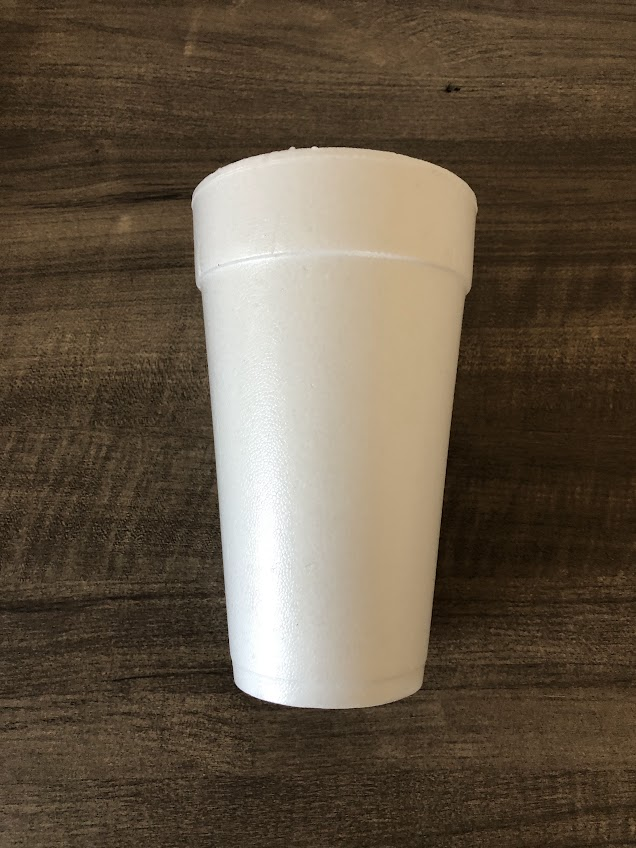
#> input picture images/template.jpg, 636 x 848 px, given in place of the camera
$ python multiCameraView.py   (older library calls are emulated)
#> lines starting #> are read from the running program, lines starting #| are printed output that depends on the picture; after the words box and inside, x2 and y2 are one past the last pixel; in counts of white or black regions, pixels touching at a corner belong together
# Erik Sarkinen
# Multi-Camera Viewer

import cv2
import numpy as np
import sys
import math
from collections import deque

def task4():
    # Define camera indices for the 3 cameras
    # NOTE: This script must be run ON the Raspberry Pi to see the Pi's cameras.
    # If run on a PC, it will access the PC's webcams.

    # Scan for available cameras (indices 0-9)
    camera_indices = []
    print("Scanning for cameras...")
    for i in range(10):
        # Use DirectShow on Windows for better webcam compatibility
        backend = cv2.CAP_V4L2 if sys.platform.startswith('linux') else cv2.CAP_DSHOW
        temp_cap = cv2.VideoCapture(i, backend)
        if temp_cap.isOpened():
            # Set MJPG to ensure we can read a frame without bandwidth issues
            temp_cap.set(cv2.CAP_PROP_FOURCC, cv2.VideoWriter_fourcc('M', 'J', 'P', 'G'))
            ret, _ = temp_cap.read()
            if ret:
                print(f"Found camera at index {i}")
                camera_indices.append(i)
            temp_cap.release()
        if len(camera_indices) >= 3:
            break

    if not camera_indices:
        print("Error: No cameras detected. Check USB connections, Windows Camera Privacy settings, or if another app is using them.")
        sys.exit(1)

    # Define labels for specific camera indices to differentiate them
    camera_labels = {
        1: "Left",
        3: "Right"
    }

    # Find the list indices corresponding to the left and right cameras (or first two available)
    left_cam_idx = -1
    right_cam_idx = -1

    # Map hardware indices to list indices
    hw_idx_to_list_idx = {hw_idx: i for i, hw_idx in enumerate(camera_indices)}

    if 1 in hw_idx_to_list_idx and 3 in hw_idx_to_list_idx:
        left_cam_idx = hw_idx_to_list_idx[1]
        right_cam_idx = hw_idx_to_list_idx[3]
    elif len(camera_indices) >= 2:
        # Fallback to first two cameras found if 1 and 3 are not available
        left_cam_idx = 0
        right_cam_idx = 1
        print(f"Cameras 1 and 3 not found together. Using indices {camera_indices[0]} and {camera_indices[1]} for stereo matching.")

    caps = []

    # Open video capture for each camera
    for index in camera_indices:
        # Force V4L2 backend on Linux to avoid GStreamer errors with USB cameras on Pi.
        # Use DirectShow on Windows for better webcam compatibility.
        backend = cv2.CAP_V4L2 if sys.platform.startswith('linux') else cv2.CAP_DSHOW
        cap = cv2.VideoCapture(index, backend)
        # Set MJPG to save USB bandwidth
        cap.set(cv2.CAP_PROP_FOURCC, cv2.VideoWriter_fourcc('M', 'J', 'P', 'G'))
        # Set a reasonable resolution for display to fit all on screen
        cap.set(cv2.CAP_PROP_FRAME_WIDTH, 480)
        cap.set(cv2.CAP_PROP_FRAME_HEIGHT, 360)
        if cap.isOpened():
            print(f"Camera {index} opened successfully.")
        else:
            print(f"Warning: Camera {index} failed to open. Is another process (like robotMain) using it?")
        caps.append(cap)

    print("Press 'q' to quit.")
    # Create a window and move it to the top-left corner (0,0)
    cv2.namedWindow("Multi-Camera View", cv2.WINDOW_AUTOSIZE)
    cv2.moveWindow("Multi-Camera View", 0, 0)

    # --- Stereo Rectification Setup ---
    # NOTE: Update the remaining fx, fy, Cy, R, and T values with the output from calib.py
    rectify_size = (480, 360)

    # Intrinsic matrices dynamically scaled for the 480x360 resolution.
    # Assuming original calibration was at 1280x720 yielding fx=1200:
    # 1200 * (480 / 1280) = 450 pixels.
    K_left = np.array([[450.0, 0.0, 240.0],
                       [0.0, 450.0, 180.0],
                       [0.0, 0.0, 1.0]], dtype=np.float64)
    D_left = np.zeros(5, dtype=np.float64)

    K_right = np.array([[450.0, 0.0, 240.0],
                        [0.0, 450.0, 180.0],
                        [0.0, 0.0, 1.0]], dtype=np.float64)
    D_right = np.zeros(5, dtype=np.float64)

    # Extrinsic parameters (Rotation and Translation between the two cameras)
    # Cameras are parallel (R = Identity). Camera1 is 14.6 cm to the right of Camera0.
    R_ext = np.eye(3, dtype=np.float64)
    T_ext = np.array([[14.6], [0.0], [0.0]], dtype=np.float64)

    R1, R2, P1, P2, Q, _, _ = cv2.stereoRectify(
        K_left, D_left, K_right, D_right, rectify_size, R_ext, T_ext
    )

    left_map1, left_map2 = cv2.initUndistortRectifyMap(K_left, D_left, R1, P1, rectify_size, cv2.CV_16SC2)
    right_map1, right_map2 = cv2.initUndistortRectifyMap(K_right, D_right, R2, P2, rectify_size, cv2.CV_16SC2)
    # ----------------------------------

    misc_deque = deque(maxlen=20)
    while True:
        frames = []
        gray_frames = {}

        for i, cap in enumerate(caps):
            if cap.isOpened():
                ret, frame = cap.read()
                if ret:
                    # Resize frame to ensure they match for stacking
                    # (480, 360) matches the set resolution (1.5x of 320x240)
                    frame = cv2.resize(frame, (480, 360))

                    # Apply stereo rectification mapping
                    if i == left_cam_idx:
                        frame = cv2.remap(frame, left_map1, left_map2, cv2.INTER_LINEAR)
                    elif i == right_cam_idx:
                        frame = cv2.remap(frame, right_map1, right_map2, cv2.INTER_LINEAR)

                    # Prepare gray image
                    gray = cv2.cvtColor(frame, cv2.COLOR_BGR2GRAY)

                    # If left or right camera, save clean gray copy for matching
                    if i == left_cam_idx or i == right_cam_idx:
                        gray_frames[i] = gray.copy()

                    # Add label
                    idx = camera_indices[i]
                    label = camera_labels.get(idx, f"Cam {idx}")
                    cv2.putText(frame, label, (10, 30), cv2.FONT_HERSHEY_SIMPLEX,
                                1, (0, 255, 0), 2)
                    frames.append(frame)
                else:
                    # Frame read failed
                    blank = np.zeros((360, 480, 3), dtype=np.uint8)
                    cv2.putText(blank, f"No Signal {i}", (10, 120), cv2.FONT_HERSHEY_SIMPLEX,
                                0.8, (0, 0, 255), 2)
                    frames.append(blank)
            else:
                # Camera not opened
                blank = np.zeros((360, 480, 3), dtype=np.uint8)
                cv2.putText(blank, f"Cam {i} Error", (10, 120), cv2.FONT_HERSHEY_SIMPLEX,
                            0.8, (0, 0, 255), 2)
                frames.append(blank)
#> this loop made 3 passes
#> pass 1, in task4, `frame = cv2.resize(frame, (480, 360))`:
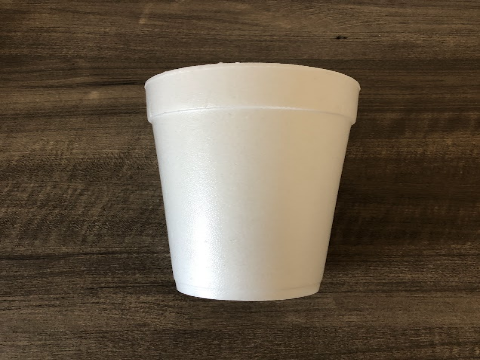
#> frame: shape (360, 480, 3); mean B, G, R 68.4, 85.7, 99.5
#> pass 1, in task4, `gray = cv2.cvtColor(frame, cv2.COLOR_BGR2GRAY)`:
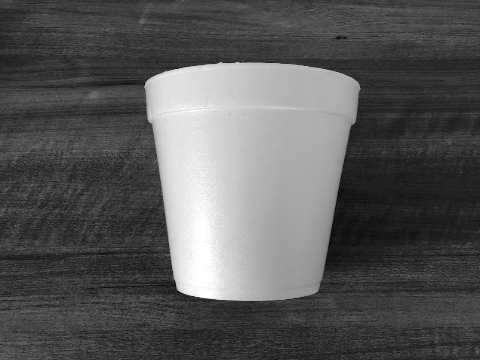
#> gray: shape (360, 480); min 4, max 255, mean 87.9
#> after the loop, frames = 3 items; gray_frames = 2 items

        # Concatenate frames horizontally
        if frames:
            combined_image = np.hstack(frames)
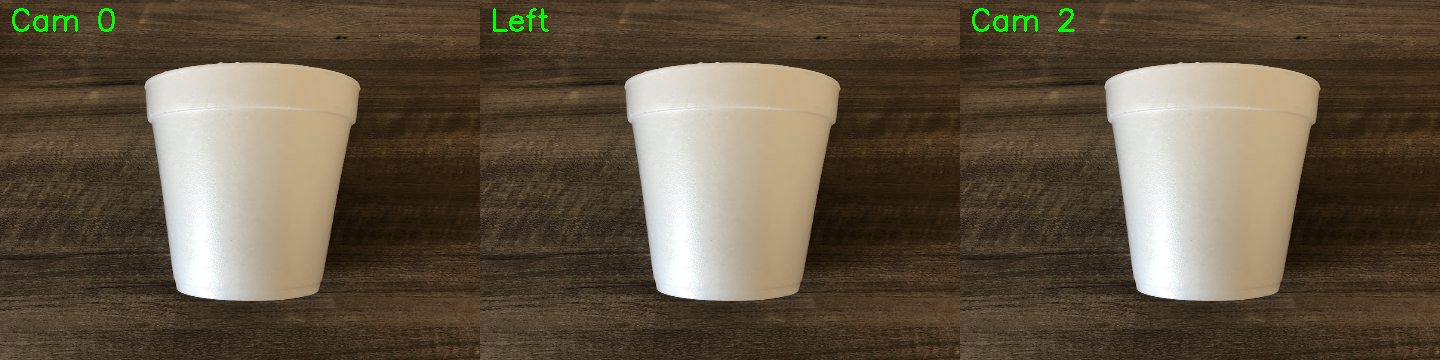
#> combined_image: shape (360, 1440, 3); mean of channels 0, 1, 2 68.2, 86.4, 99.2; drawn as B, G, R
              # --- Feature Matching Visualization ---
            match_vis_img = None
            if left_cam_idx != -1 and right_cam_idx != -1 and left_cam_idx in gray_frames and right_cam_idx in gray_frames:
                img_left_gray = gray_frames[left_cam_idx]
                img_right_gray = gray_frames[right_cam_idx]

                # Find matches on clean grayscale images before drawing on them
                sx1, sx2, _, _, _ = find_match(img_left_gray, img_right_gray, show_window=False)
#> in find_match, `keypoints1, descriptors1 = sift.detectAndCompute(img1, None)`: keypoints1 = 100 keypoints; strongest (x, y, size): (233, 169, 131.2), (205, 263, 50.7), (198, 299, 3.3), (327, 99, 43.5)
#> in find_match, `keypoints2, descriptors2 = sift.detectAndCompute(img2, None)`: keypoints2 has the same summary as keypoints1
#> in find_match, `matches = bf.knnMatch(descriptors1, descriptors2, k=2)`: matches = 100 matches
#> the loop in find_match, `for match in matches:` made 100 passes
#> after the loop in find_match, `for match in matches:`: x1 = 100 pairs, first value 3.16 to 455.7, second value 21.09 to 349.6; x2 has the same summary as x1
#> in find_match, `x_array1 = np.array(x1)`: x_array1 has the same summary as x1
#> in find_match, `x_array2 = np.array(x2)`: x_array2 has the same summary as x1
#> sx1 has the same summary as x1 in find_match; sx2 has the same summary as x1 in find_match
                x1 = sx1
                x2 = sx2
#> x2 has the same summary as x1 in find_match

                Z_text = ""
                if len(x1) > 0:
                    disparities = np.abs(x1[:, 0] - x2[:, 0])
#> disparities = 100 values from 0 to 0
                    avg_disparity = np.mean(disparities)
#> avg_disparity = 0
                    print(f"Average Disparity: {avg_disparity:.2f} pixels")
#| Average Disparity: 0.00 pixels

                    if avg_disparity > 0:
                        # Z = (scaled_focal_length * baseline_meters) / disparity
                        Z = (450.0 * 0.146) / avg_disparity
                        print(f"Z = {Z:.6f}")
                        # Convert meters to inches
                        Z_inches = Z * 39.3701
                        Z_text = f"{Z_inches:.1f} in."

                # --- Prepare visualization images with contours ---
                # Convert to BGR to draw color contours
                vis_img_left = cv2.cvtColor(img_left_gray, cv2.COLOR_GRAY2BGR)
                vis_img_right = cv2.cvtColor(img_right_gray, cv2.COLOR_GRAY2BGR)

                # --- Distance Window ---
                depth_img = np.ones((200, 600, 3), dtype=np.uint8) * 255 # Plain white background
                if Z_text:
                    cv2.putText(depth_img, Z_text, (30, 130), cv2.FONT_HERSHEY_SIMPLEX, 4.0, (0, 0, 0), 10)
                else:
                    cv2.putText(depth_img, "N/A", (30, 130), cv2.FONT_HERSHEY_SIMPLEX, 4.0, (0, 0, 255), 10)
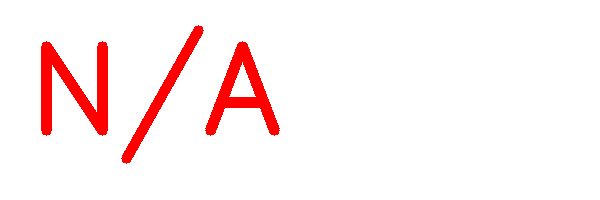
#> depth_img: shape (200, 600, 3); mean of channels 0, 1, 2 240.4, 240.4, 255; drawn as B, G, R
                cv2.imshow("Distance", depth_img)
                cv2.moveWindow("Distance", 980, 0)

                try:
                    # Use RANSAC to find inliers and visualize them on the images with contours
                    h, w = vis_img_left.shape[:2]
#> h = 360; w = 480
                    combined_vis = np.hstack((vis_img_left, vis_img_right))
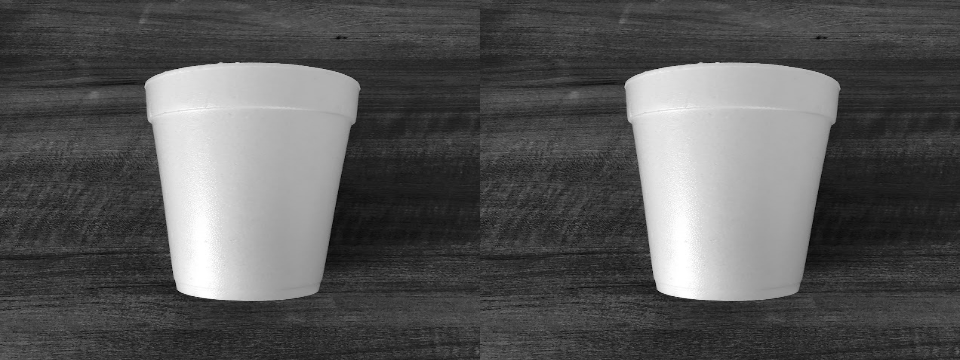
#> combined_vis: shape (360, 960, 3); min 4, max 255, mean 87.9

                    inliers_mask = None
                    if len(x1) >= 4:
                        _, mask = cv2.findHomography(x1, x2, cv2.RANSAC, 5.0)
#> mask = 100 values from 1 to 1
                        if mask is not None:
                            inliers_mask = mask.ravel()
#> inliers_mask = 100 values from 1 to 1

                    for i in range(len(x1)):
                        if inliers_mask is not None and inliers_mask[i]:
                            pt1 = (int(x1[i][0]), int(x1[i][1]))
                            pt2 = (int(x2[i][0] + w), int(x2[i][1]))
                            color = (0, 255, 0)
                            misc_deque.append((pt1, pt2, color))
#> this loop made 100 passes
#> (pt1, pt2) on passes 1 to 12: ((3, 209), (483, 209)), ((3, 272), (483, 272)), ((4, 298), (484, 298)), ((10, 298), (490, 298)), ((10, 298), (490, 298)), ((13, 162), (493, 162)), ((15, 158), (495, 158)), ((18, 33), (498, 33)), ((38, 203), (518, 203)), ((39, 339), (519, 339)), ((47, 342), (527, 342)), ((47, 342), (527, 342))
#> pt1 on pass 100: (455, 349)

                    for (pt1, pt2, color) in misc_deque:
                        cv2.line(combined_vis, pt1, pt2, color, 2)
#> this loop made 20 passes
#> (pt1, pt2) on passes 1 to 12: ((323, 276), (803, 276)), ((326, 247), (806, 247)), ((327, 99), (807, 99)), ((331, 243), (811, 243)), ((338, 37), (818, 37)), ((343, 167), (823, 167)), ((344, 150), (824, 150)), ((346, 159), (826, 159)), ((346, 160), (826, 160)), ((352, 126), (832, 126)), ((353, 121), (833, 121)), ((355, 133), (835, 133))
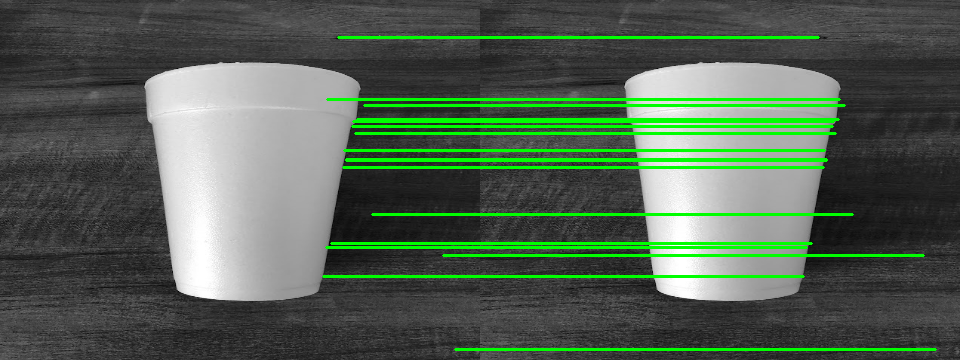
#> combined_vis: shape (360, 960, 3); 6.72% of pixels changed, all inside (x1, y1, x2, y2) = (322, 36, 937, 351)
                    match_vis_img = combined_vis
                except Exception as e:
                    # Handle cases where matching fails
                    h, w = img_left_gray.shape
                    match_vis_img = np.zeros((h, w * 2, 3), dtype=np.uint8)

            # Stack the match visualization below the live streams
            if match_vis_img is not None:
                # Resize match visualization to match the width of the live streams
                target_w = combined_image.shape[1]
#> target_w = 1440
                h, w = match_vis_img.shape[:2]
#> w = 960
                scale = target_w / w
#> scale = 1.5
                resized_match_vis = cv2.resize(match_vis_img, (target_w, int(h * scale)))
                if len(resized_match_vis.shape) == 2:
                    resized_match_vis = cv2.cvtColor(resized_match_vis, cv2.COLOR_GRAY2BGR)
                combined_image = np.vstack((combined_image, resized_match_vis))
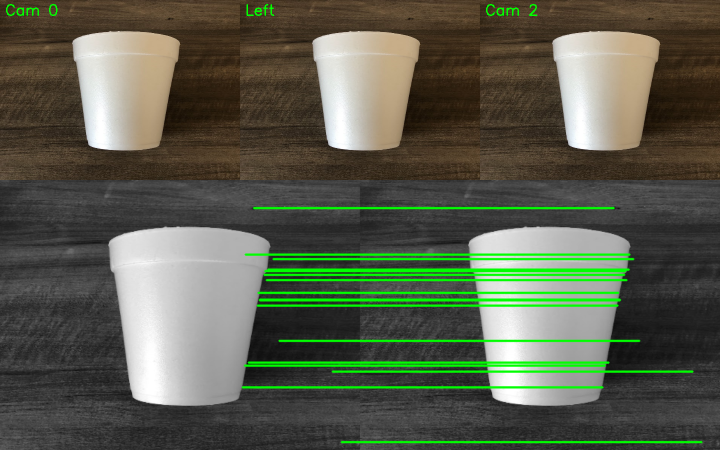
#> combined_image: shape (900, 1440, 3) (shown at 1/2 size); mean of channels 0, 1, 2 75.9, 93.5, 88.3; drawn as B, G, R

            cv2.imshow("Multi-Camera View", combined_image)

        # Check for 'q' key to quit
        if cv2.waitKey(1) & 0xFF == ord('q'):
#> (key q is pressed here)
            break

    # Release all captures
    for cap in caps:
        cap.release()
    cv2.destroyAllWindows()
    return combined_image

def find_match(img1, img2, show_window=True):
    # To do
    # Create a SIFT (Scale-Invariant Feature Transform) object
    sift = cv2.SIFT_create()
    '''
    sift.detectAndCompute: locates keypoints and calculates feature descriptors, which are
    128-dimensional vectors.
    '''
    keypoints1, descriptors1 = sift.detectAndCompute(img1, None)
    keypoints2, descriptors2 = sift.detectAndCompute(img2, None)

    if descriptors1 is None or descriptors2 is None:
        return np.array([]), np.array([]), keypoints1, keypoints2, []

    '''
    find the 2 closest matches in img2 for every feature in img1.
    '''
    bf = cv2.BFMatcher()
    matches = bf.knnMatch(descriptors1, descriptors2, k=2)

    '''
    The following code compares the distance of the best match (distance[i][0]) to the
    second-best match (distance[i][1]). If the best match is much closer
    (less than 0.75*distance) than the second-best, it is a match.
    '''
    x1 = []
    x2 = []
    good_matches = []
    for match in matches:
        if len(match) == 2:
            m, n = match
            if m.distance < 0.75 * n.distance:
                x1.append(keypoints1[m.queryIdx].pt)
                x2.append(keypoints2[m.trainIdx].pt)
                good_matches.append(m)

    if show_window:
        img_matches = cv2.drawMatches(img1, keypoints1, img2, keypoints2, good_matches, None, flags=cv2.DrawMatchesFlags_NOT_DRAW_SINGLE_POINTS)
        cv2.imshow("Matches", img_matches)
        cv2.waitKey(0)
    x_array1 = np.array(x1)
    x_array2 = np.array(x2)
    return x_array1, x_array2, keypoints1, keypoints2, good_matches

if __name__ == "__main__":
    task4()
